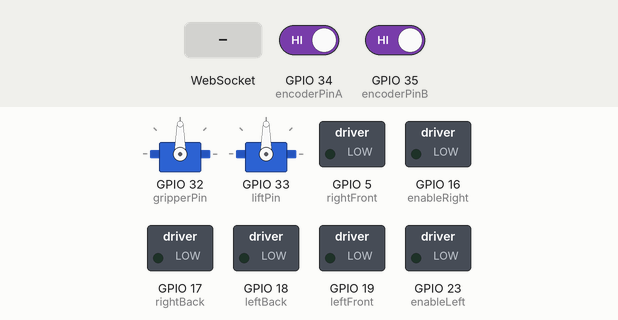
This sketch was run on a simulated ESP32. On the bench: 2 × servo, switched loads named in the sketch (green lamp = pin HIGH). Inputs (shaded band) come from the test bench; at power-on: GPIO 34 (encoderPinA) HIGH, GPIO 35 (encoderPinB) HIGH. WiFi joins after 1.5 s; servers stay silent unless stated; what the sketch prints to the serial monitor is not drawn.

Above: at 2.7 s.
2.8 s: WebSocket text "G" received
4.7 s: WebSocket text "W" received
At 5.3 s:
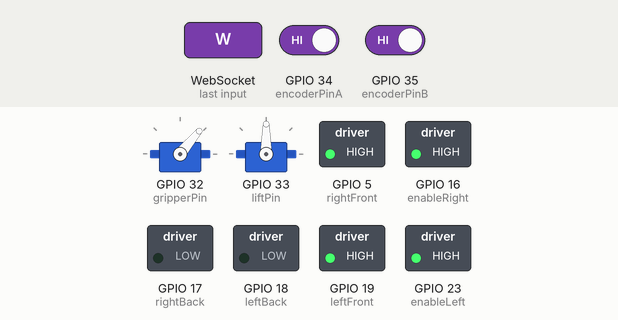
6.2 s: WebSocket text "S" received
At 6.5 s:
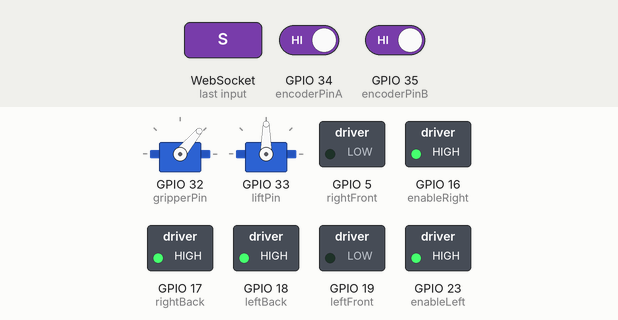
7.7 s: WebSocket text "D" received
At 8.8 s:
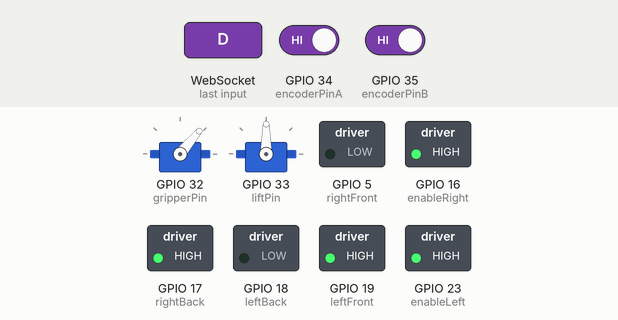
9.2 s: WebSocket text "A" received
At 10.0 s:
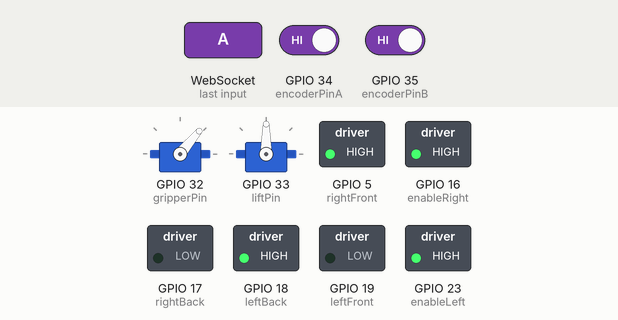
10.7 s: WebSocket text "R" received
Timing chart, 0 to 13.6 s (numbered marks = the images above; inputs shaded):
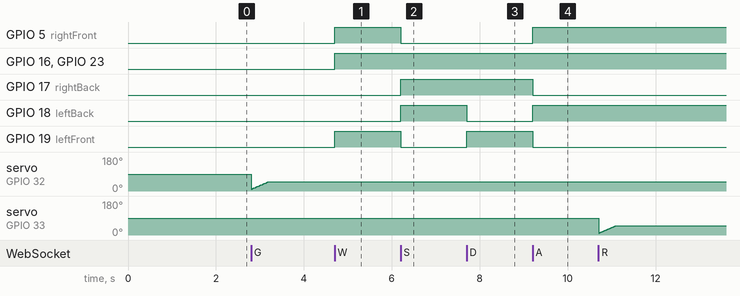

The sketch:

vir0.ino
```cpp
#include <WiFi.h>
#include <WebSocketsServer.h>
#include <ESP32Servo.h>

// Motor pins
const int leftFront = 19;
const int leftBack = 18;
const int rightFront = 5;
const int rightBack = 17;

String str;

const int enableLeft = 23;
int channel1 = 0;

const int enableRight = 16;
int channel2 = 1;

int freq = 1000;
int Res = 8;

Servo gripper;
Servo lift;
int gripperPin = 32;
int liftPin = 33;
int pos0 = 10;
int pos1 = 10;
bool gripperOpen = false;
bool liftOpen = false;

// Encoder pins
const int encoderPinA = 34;
const int encoderPinB = 35;
volatile long encoder1Count = 0;
volatile long encoder2Count = 0;

long previousTime = 0;
float ePrevious = 0;
float eIntegral = 0;

volatile unsigned long prev_time = 0;
double rotationsA = 0;
double rotationsB = 0;
double distanceA = 0;
double distanceB = 0;
double distance = 0, prev_distance = 0;
volatile bool en1Flag;
volatile bool en2Flag;

volatile double x = 0, y = 0, angle = 0;

float kp = 2.0;
float kd = 2.0;
float ki = 2.0;

//network credentials
const char* ssid = "gado";
const char* password = "21010716*22";
String text;
//Global varialbe defined with port 80
WebSocketsServer webSocket = WebSocketsServer(80);
// Called when websocket server receives any messages
void onWebSocketEvent(uint8_t num, WStype_t type, uint8_t* payload, size_t length) {
  //Figure out the type of Websocket Event
  switch (type) {
    // Client has disconnected
    case WStype_DISCONNECTED:
      Serial.printf("[%u] Disconnected\n", num);
      break;

    //New client has connected to the server
    case WStype_CONNECTED:
      {
        IPAddress ip = webSocket.remoteIP(num);
        Serial.printf("[%u] Connected from: \n", num);
        Serial.println(ip.toString());
      }
      break;
      //Echo the text messages


    case WStype_TEXT:
      //Serial.printf("[%u] Text %s\n", num, payload);
      text = String((char*)payload);
      Serial.print("this is the recieved text: ");
      Serial.println(text);
      // webSocket.broadcastTXT(payload);

      if (text == "W") {
        movingForward();
      } else if (text == "S") {
        movingBackward();
      } else if (text == "D") {
        movingRight();
      } else if (text == "A") {
        movingLeft();
      } else if (text == "G") {
        toggleGripper();
      } else if (text == "R") {
        toggleLift();
      } else if (text == "F") {
        noMovement();
      }
      break;
    // For anything else: do nothing
    case WStype_BIN:
    case WStype_ERROR:
    case WStype_FRAGMENT_TEXT_START:
    case WStype_FRAGMENT_BIN_START:
    case WStype_FRAGMENT:
    case WStype_FRAGMENT_FIN:
    default:
      break;
  }
}

void setup() {
  Serial.begin(115200);
  Serial.println("Connecting");
  WiFi.begin(ssid, password);
  while (WiFi.status() != WL_CONNECTED) {
    delay(500);
    Serial.print(".");
  }
  //print IP Address
  Serial.println("Connected");
  Serial.print("My IP Address: ");
  Serial.println(WiFi.localIP());

  pinMode(leftFront, OUTPUT);
  pinMode(leftBack, OUTPUT);
  pinMode(rightFront, OUTPUT);
  pinMode(rightBack, OUTPUT);
  pinMode(enableRight, OUTPUT);
  pinMode(enableLeft, OUTPUT);
  ledcSetup(channel1, freq, Res);
  ledcSetup(channel2, freq, Res);
  ledcAttachPin(enableRight, channel2);
  ledcAttachPin(enableLeft, channel1);

  ESP32PWM::allocateTimer(0);
  ESP32PWM::allocateTimer(1);
  ESP32PWM::allocateTimer(2);
  ESP32PWM::allocateTimer(3);
  gripper.setPeriodHertz(50);
  gripper.attach(gripperPin, 500, 2400);
  lift.setPeriodHertz(50);
  lift.attach(liftPin, 500, 2400);

  pinMode(encoderPinA, INPUT);
  pinMode(encoderPinB, INPUT);

  attachInterrupt(digitalPinToInterrupt(encoderPinA), handleEncoder1, RISING);
  attachInterrupt(digitalPinToInterrupt(encoderPinB), handleEncoder2, RISING);

  //start Websocket Server
  webSocket.begin();
  webSocket.onEvent(onWebSocketEvent);
}

long last = 0;

void loop() {
  int target = encoder1Count;
  float u = pidController(target, kp, kd, ki);

  // put your main code here, to run repeatedly:
  // Calculate speed
  unsigned long currentT = millis();
  unsigned long elapsedTime = currentT - prev_time;

  if (elapsedTime >= 1000) {
    // Calculate speed in revolutions per second
    rotationsA += (double)encoder1Count / 18.0;
    rotationsB += (double)encoder2Count / 18.0;

    //speed = (float)(distance - prev_distance) / (float)elapsedTime * 1000.0;

    // Reset pulse count and update last time
    encoder1Count = 0;
    encoder2Count = 0;
    prev_time = currentT;
  }

  // Calculate distance
  //18 slits
  distanceA = (rotationsA * M_PI * 0.65);  // Assuming a wheel diameter of 65 mm
  distanceB = (rotationsB * M_PI * 0.65);
  distance = (distanceA + distanceB) / 2.00;

  angle = angle + (distanceA - distanceB) / 19.4;
  x = x + (distance - prev_distance) * cos(angle * M_PI / 180);
  y = y + (distance - prev_distance) * sin(angle * M_PI / 180);

  prev_distance = distance;
/*
  Serial.print("Distance: ");
  Serial.print(distance);
  Serial.println(" centimeters");
  Serial.print("Cordinates,x= ");
  Serial.println(x);
  Serial.print("Cordinates,y= ");
  Serial.println(y);
*/
  webSocket.loop();
  if (millis() > last + 50) {
    str = String   (x) + "," + String(y);
    webSocket.broadcastTXT(text);
    //Serial.println("gadoooooo");
    last = millis();
  }
}


void handleEncoder1() {
  if (en1Flag == 1) {
    encoder1Count++;
  } else {
    encoder1Count--;
  }
  //Serial.println(encoder1Count);
}

void handleEncoder2() {
  if (en2Flag == 1) {
    encoder2Count++;
  } else {
    encoder2Count--;
  }
}

// PID controller
float pidController(int target, float kp, float kd, float ki) {
  long currentTime = micros();
  float deltaT = ((float)(currentTime - previousTime)) / 1.0e6;

  int e = encoder2Count - target;  //
  float eDerivative = (e - ePrevious) / deltaT;
  eIntegral = eIntegral + e * deltaT;

  float u = (kp * e) + (ki * eIntegral) + (kd * eDerivative);

  previousTime = currentTime;
  ePrevious = e;

  return u;
}

// Motor control functions
void moveLeftMotor(int frontPin, int backPin, float u) {
  int speed = fabs(u);
  if (speed > 255) {
    speed = 255;
  }

  int direction = (u > 0) ? HIGH : LOW;

  digitalWrite(frontPin, direction);
  digitalWrite(backPin, !direction);
  ledcWrite(channel1, speed);
  Serial.println(u);
}

void moveRightMotor(int frontPin, int backPin, float u) {
  float speed = fabs(u);
  if (speed > 255) {
    speed = 255;
  }

  int direction = (u > 0) ? HIGH : LOW;

  digitalWrite(frontPin, direction);
  digitalWrite(backPin, !direction);
  ledcWrite(channel2, speed);
  Serial.println(u);
}


// Robot motion control
void movingForward() {
  int target = encoder1Count;
  float u = pidController(target, kp, kd, ki);

  en1Flag = 1;
  en2Flag = 1;

  moveLeftMotor(leftFront, leftBack, 255);
  moveRightMotor(rightFront, rightBack, 255);
}

void movingBackward() {
  int target = encoder1Count;
  float u = pidController(target, kp, kd, ki);

  en1Flag = 0;
  en2Flag = 0;

  moveLeftMotor(leftFront, leftBack, -255);
  moveRightMotor(rightFront, rightBack, -255);
}

void movingLeft() {
  int target = encoder1Count;
  float u = pidController(target, kp, kd, ki);

  en1Flag = 1;
  en2Flag = 0;

  moveLeftMotor(leftFront, leftBack, -255);
  moveRightMotor(rightFront, rightBack, 255);
}

void movingRight() {
  int target = encoder1Count;
  float u = pidController(target, kp, kd, ki);

  en1Flag = 0;
  en2Flag = 1;

  moveLeftMotor(leftFront, leftBack, 255);
  moveRightMotor(rightFront, rightBack, -255);
}

void noMovement() {
  digitalWrite(leftFront, LOW);
  digitalWrite(leftBack, LOW);
  digitalWrite(rightFront, LOW);
  digitalWrite(rightBack, LOW);
}

// Function to toggle the gripper's open and closed state
void toggleGripper() {
  gripperOpen = !gripperOpen;
  if (gripperOpen) {
    for (int angle=10;angle<=50;angle++){
    gripper.write(angle);
    delay(10);
    }

    pos0 = 50;
  } else {
    for (int angle=50;angle>=10;angle--){
    gripper.write(angle);
    delay(10);
    }
    pos0 = 10;
  }
}

// Function to toggle the lift's open and closed state
void toggleLift() {
  liftOpen = !liftOpen;
  if (liftOpen) {
    for (int angle=10;angle<=50;angle++){
    lift.write(angle);
    delay(10);
    }
    pos1 = 50;
  } else {
    for (int angle=50;angle>=10;angle--){
    lift.write(angle);
    delay(10);
    }
    pos1 = 10;
  }
}
```

Measured:
- after the input at 4.7 s, GPIO 5 (rightFront), GPIO 16 (enableRight), GPIO 19 (leftFront), GPIO 23 (enableLeft): LOW → HIGH at once
- after the input at 6.2 s, GPIO 5 (rightFront), GPIO 19 (leftFront): HIGH → LOW at once; GPIO 17 (rightBack), GPIO 18 (leftBack): LOW → HIGH at once
- after the input at 7.7 s, GPIO 18 (leftBack): HIGH → LOW at once; GPIO 19 (leftFront): LOW → HIGH at once
- after the input at 9.2 s, GPIO 5 (rightFront), GPIO 18 (leftBack): LOW → HIGH at once; GPIO 17 (rightBack), GPIO 19 (leftFront): HIGH → LOW at once
